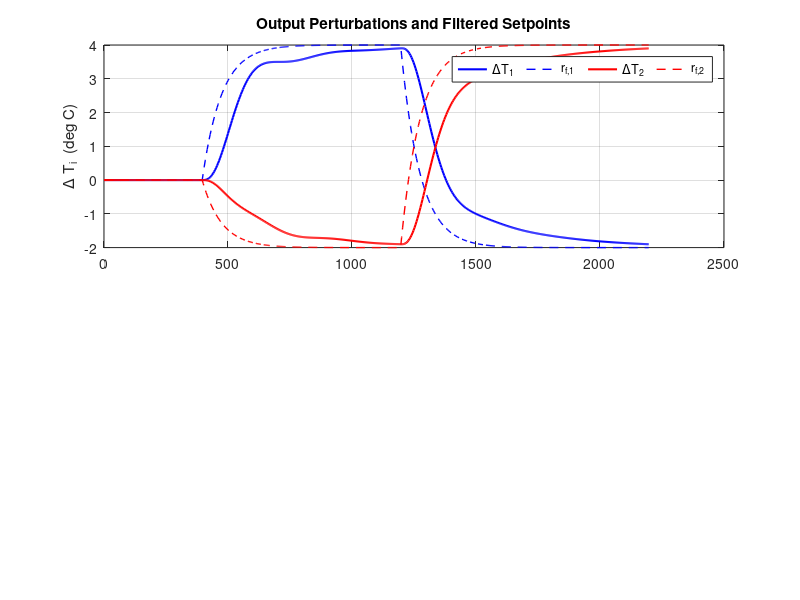

The MATLAB script that drew this image: (Note: this script raises an error after producing the figure.)
clear all
close all

global TCL

%% ── 0.  Load model and PI parameters ────────────────────────────────────
load TCL_MechModel_Parameters.mat

if ~isfield(TCL, 'PI')
    error('Run TCL_PI_Controller_Design.m first to populate TCL.PI.');
end

Ys = TCL.Ys;       % steady-state output (deg C), column vector
Us = TCL.Us;       % steady-state input  (%),     column vector
Ts = TCL.Samp_T;   % 4 s

fprintf('\n=== TCL Operating Point ===\n');
fprintf('  T1_ss = %.2f deg C      T2_ss = %.2f deg C\n', Ys(1), Ys(2));
fprintf('  H1_ss = %.2f %%          H2_ss = %.2f %%\n\n',  Us(1), Us(2));

[n_op, n_st] = size(TCL.C_mat);
[n_st, n_ip] = size(TCL.gama);

%% ── 1.  Experiment timing ────────────────────────────────────────────────
N        = 550;      % total samples  → 550 × 4 = 2200 s ≈ 36.7 min

k_warmup = 30;       % k = 1…30   heaters OFF (120 s)
k_settle = 100;      % k = 31…100 PI active, rk = 0 (280 s settle)
k_step1  = 101;      % k = 101…300 STEP 1 applied (800 s)
k_step2  = 301;      % k = 301…550 STEP 2 applied (1000 s)

fprintf('=== Experiment Timing ===\n');
fprintf('  Ts          = %g s\n',   Ts);
fprintf('  N           = %d samples\n', N);
fprintf('  Total time  = %.1f min\n', N*Ts/60);
fprintf('  Warm-up     : k = 1  … %d  (%d s)\n', k_warmup, k_warmup*Ts);
fprintf('  Settle at Ys: k = %d … %d  (%d s)\n', k_warmup+1, k_settle, (k_settle-k_warmup)*Ts);
fprintf('  Step 1      : k = %d … %d  (%d s)\n', k_step1,  k_step2-1, (k_step2-k_step1)*Ts);
fprintf('  Step 2      : k = %d … %d  (%d s)\n\n', k_step2, N, (N-k_step2+1)*Ts);

%% ── 2.  Chosen setpoint perturbations ───────────────────────────────────
%  STEP 1: T1 UP, T2 DOWN
delta_r_step1 = [ +4 ; -2 ];   % deg C perturbation from Ys

%  STEP 2: T1 DOWN (below Ys), T2 UP (above Ys)
delta_r_step2 = [ -2 ; +4 ];   % deg C perturbation from Ys

fprintf('=== Proposed Setpoint Changes ===\n');
fprintf('  Step 1: T1 -> %.1f deg C  (Ys1 %+.1f)    T2 -> %.1f deg C  (Ys2 %+.1f)\n', ...
    Ys(1)+delta_r_step1(1), delta_r_step1(1), ...
    Ys(2)+delta_r_step1(2), delta_r_step1(2));
fprintf('  Step 2: T1 -> %.1f deg C  (Ys1 %+.1f)    T2 -> %.1f deg C  (Ys2 %+.1f)\n\n', ...
    Ys(1)+delta_r_step2(1), delta_r_step2(1), ...
    Ys(2)+delta_r_step2(2), delta_r_step2(2));

%% ── 3.  PI parameters ────────────────────────────────────────────────────
q0_1 = TCL.PI.q0_1;   q1_1 = TCL.PI.q1_1;
q0_2 = TCL.PI.q0_2;   q1_2 = TCL.PI.q1_2;

u_H = [100; 100] - Us;
u_L = [  0;   0] - Us;

%% ── 4.  Filters (same as experiment script) ──────────────────────────────
beta_r = 0.95;
phy_r  = beta_r * eye(n_op);

alfa_e = 0.95;
phy_e  = alfa_e * eye(n_op);

%% ── 5.  Allocate arrays ──────────────────────────────────────────────────
xk   = zeros(n_st, N);
uk   = zeros(n_ip, N);
yk   = zeros(n_op, N);
rk_f = zeros(n_op, N);
ek   = zeros(n_op, N);
ek_f = zeros(n_op, N);

yk(:,1) = TCL.C_mat * xk(:,1);

%% ── 6.  Noise ────────────────────────────────────────────────────────────
Noise_ON = 0;
vk = mvnrnd(zeros(n_op,1), TCL.R, N)';
vk = Noise_ON * vk;

%% ── 7.  PI state ─────────────────────────────────────────────────────────
e_prev = zeros(n_ip,1);
u_prev = zeros(n_ip,1);

%% ── 8.  USE NONLINEAR PLANT ─────────────────────────────────────────────
%  Plant_Sim = 0  →  ode45 integration of TCL_Dynamics at every step
% 1 for linear
Plant_Sim = 1;

fprintf('Running closed-loop simulation with NONLINEAR plant ...\n');

%% ── 9.  Main simulation loop ─────────────────────────────────────────────
rk = zeros(n_op,1);

for k = 1:N-1

    kT(k) = k - 1;

    % ---- Setpoint schedule ----------------------------------------------
    if k < k_step1
        rk = zeros(n_op,1);          % Phase 1 & 2: stay at Ys
    elseif k < k_step2
        rk = delta_r_step1;           % Phase 3: Step 1
    else
        rk = delta_r_step2;           % Phase 4: Step 2
    end

    % ---- Setpoint filter ------------------------------------------------
    if k == 1
        rk_f(:,k) = (eye(n_op) - phy_r) * rk;
    else
        rk_f(:,k) = phy_r * rk_f(:,k-1) + (eye(n_op) - phy_r) * rk;
    end

    % ---- Raw error and innovation filter --------------------------------
    raw_ek   = rk_f(:,k) - yk(:,k);
    ek(:,k)  = raw_ek;
    if k == 1
        ek_f(:,k) = (eye(n_op) - phy_e) * raw_ek;
    else
        ek_f(:,k) = phy_e * ek_f(:,k-1) + (eye(n_op) - phy_e) * raw_ek;
    end
    e_filt = ek_f(:,k);

    % ---- Warm-up: heaters OFF -------------------------------------------
    if k <= k_warmup
        u1 = 0;   u2 = 0;
        e_prev = zeros(n_ip,1);
        u_prev = zeros(n_ip,1);
    else
        % ---- PI velocity law -------------------------------------------
        du1 = q0_1 * e_filt(1) + q1_1 * e_prev(1);
        du2 = q0_2 * e_filt(2) + q1_2 * e_prev(2);
        u1  = u_prev(1) + du1;
        u2  = u_prev(2) + du2;

        % ---- Anti-windup -----------------------------------------------
        u1 = min(max(u1, u_L(1)), u_H(1));
        u2 = min(max(u2, u_L(2)), u_H(2));

        e_prev = e_filt;
        u_prev = [u1; u2];
    end

    uk(:,k) = [u1; u2];

    % ---- Plant update: nonlinear ODE or linear -------------------------
    if Plant_Sim == 0
        % Nonlinear ODE  (TCL_Dynamics.m must be on path)
        TCL.Uk = TCL.Us + uk(:,k);
        [~, Xt] = ode45('TCL_Dynamics', [0 Ts], TCL.Xs + xk(:,k));
        xk(:,k+1) = Xt(end,:)' - TCL.Xs;
    else
        xk(:,k+1) = TCL.phy * xk(:,k) + TCL.gama * uk(:,k);
    end

    % ---- Output ---------------------------------------------------------
    if Noise_ON
        yk(:,k+1) = TCL.C_mat * xk(:,k+1) + vk(:,k+1);
    else
        yk(:,k+1) = TCL.C_mat * xk(:,k+1);
    end

end

% Pad final sample
uk(:,N)   = uk(:,N-1);
ek(:,N)   = ek(:,N-1);
ek_f(:,N) = ek_f(:,N-1);
rk_f(:,N) = rk_f(:,N-1);
kT(N)     = N-1;

%% ── 10.  Absolute arrays ─────────────────────────────────────────────────
Xk   = TCL.Xs + xk;
Uk   = TCL.Us + uk;
Yk   = yk  + TCL.C_mat * TCL.Xs - 273.17*ones(n_op,N);
Rk_f = rk_f + TCL.C_mat * TCL.Xs - 273.15*ones(n_op,N);

%% ── 11.  Steady-state heater check ──────────────────────────────────────
%  Read the last-20-sample average input during each settled phase
idx_s1_end = k_step2  - 1;
idx_s2_end = N;

Uk_ss_step1 = mean(Uk(:, idx_s1_end-19 : idx_s1_end), 2);
Uk_ss_step2 = mean(Uk(:, idx_s2_end-19 : idx_s2_end), 2);

fprintf('=== Simulated Steady-State Heater Values ===\n');
fprintf('  After Step 1:  H1 = %.1f %%    H2 = %.1f %%\n', Uk_ss_step1(1), Uk_ss_step1(2));
fprintf('  After Step 2:  H1 = %.1f %%    H2 = %.1f %%\n', Uk_ss_step2(1), Uk_ss_step2(2));
fprintf('  Feasibility check  [5%% < U < 80%%]:\n');
for step = 1:2
    if step == 1, Uss = Uk_ss_step1; else, Uss = Uk_ss_step2; end
    for i = 1:2
        if Uss(i) >= 5 && Uss(i) <= 80
            status = 'PASS';
        else
            status = '*** FAIL – adjust setpoint ***';
        end
        fprintf('    Step %d  H%d = %.1f %%  -> %s\n', step, i, Uss(i), status);
    end
end
fprintf('\n');

%% ── 12.  Time axis in seconds ────────────────────────────────────────────
t_sec = kT * Ts;     % seconds

%% ── 13.  Figure 1 – Output profiles (deviation and absolute) ────────────
figure('Name','Servo Sim – Controlled Outputs','NumberTitle','off')
subplot(211)
plot(t_sec, yk(1,:), 'b-', 'LineWidth',1.5), hold on
plot(t_sec, rk_f(1,:), 'b--', 'LineWidth',1)
plot(t_sec, yk(2,:), 'r-', 'LineWidth',1.5)
plot(t_sec, rk_f(2,:), 'r--', 'LineWidth',1)
grid on
ylabel('\Delta T_i  (deg C)')
title('Output Perturbations and Filtered Setpoints')
legend('\DeltaT_1', 'r_{f,1}', '\DeltaT_2', 'r_{f,2}', ...
       'Orientation','horizontal','Location','Best')
% Mark step transitions
xline(k_step1*Ts, 'k:', 'Step 1', 'LabelVerticalAlignment','bottom');
xline(k_step2*Ts, 'k:', 'Step 2', 'LabelVerticalAlignment','bottom');

subplot(212)
plot(t_sec, Yk(1,:), 'b-', 'LineWidth',1.5), hold on
plot(t_sec, Rk_f(1,:), 'b--', 'LineWidth',1)
plot(t_sec, Yk(2,:), 'r-', 'LineWidth',1.5)
plot(t_sec, Rk_f(2,:), 'r--', 'LineWidth',1)
grid on
xlabel('Time (s)')
ylabel('T_i  (deg C)')
title('Absolute Temperature Profiles')
legend('T_1', 'Ref_1', 'T_2', 'Ref_2', ...
       'Orientation','horizontal','Location','Best')
xline(k_step1*Ts, 'k:');
xline(k_step2*Ts, 'k:');

%% ── 14.  Figure 2 – Input profiles (deviation and absolute) ─────────────
figure('Name','Servo Sim – Heater Inputs','NumberTitle','off')
subplot(211)
stairs(t_sec, uk(1,:)', 'b-', 'LineWidth',1.5), hold on
stairs(t_sec, uk(2,:)', 'r-', 'LineWidth',1.5)
yline(u_L(1), 'k--', 'LineWidth',0.8)
yline(u_H(1), 'k--', 'LineWidth',0.8)
grid on
ylabel('u_i(k)  (deviation, %)')
title('Input Perturbations with Feasibility Bounds')
legend('u_1(k)', 'u_2(k)', 'Bounds', ...
       'Orientation','horizontal','Location','Best')
xline(k_step1*Ts, 'k:');
xline(k_step2*Ts, 'k:');

subplot(212)
stairs(t_sec, Uk(1,:)', 'b-', 'LineWidth',1.5), hold on
stairs(t_sec, Uk(2,:)', 'r-', 'LineWidth',1.5)
yline(5,  'k--', 'LineWidth',0.8)   % recommended lower safety margin
yline(80, 'k--', 'LineWidth',0.8)   % recommended upper safety margin
grid on
xlabel('Time (s)')
ylabel('U_i(k)  (%  heater power)')
title('Absolute Heater Inputs  [safety bounds 5–80%]')
legend('H_1(k)', 'H_2(k)', 'Safety bounds', ...
       'Orientation','horizontal','Location','Best')
xline(k_step1*Ts, 'k:');
xline(k_step2*Ts, 'k:');

%% ── 15.  Figure 3 – Filtered error (mismatch diagnostic) ────────────────
figure('Name','Servo Sim – Filtered Error','NumberTitle','off')
stairs(t_sec, ek_f(1,:)', 'b-', 'LineWidth',1.5), hold on
stairs(t_sec, ek_f(2,:)', 'r-', 'LineWidth',1.5), grid on
xlabel('Time (s)')
ylabel('e_{f,i}(k)  (deg C)')
title('Filtered Output Error  e_{f}(k)')
legend('e_{f,1}(k)', 'e_{f,2}(k)', ...
       'Orientation','horizontal','Location','Best')
xline(k_step1*Ts, 'k:');
xline(k_step2*Ts, 'k:');

%% ── 16.  Figure 4 – State profiles ──────────────────────────────────────
figure('Name','Servo Sim – State Profiles','NumberTitle','off')
plot(t_sec, Xk(1,:), 'b-', 'LineWidth',1.5), hold on
plot(t_sec, Xk(2,:), 'r-', 'LineWidth',1.5), grid on
xlabel('Time (s)')
ylabel('T_i  (deg C)')
title('Absolute State (Temperature) Profiles')
legend('T_1(k)', 'T_2(k)', 'Orientation','horizontal','Location','Best')
xline(k_step1*Ts, 'k:');
xline(k_step2*Ts, 'k:');

%% ── 17.  Print experiment summary table ─────────────────────────────────
fprintf('============================================================\n');
fprintf('  SERVO EXPERIMENT SUMMARY\n');
fprintf('============================================================\n');
fprintf('  Sampling period Ts     = %g s\n', Ts);
fprintf('  Total samples  N       = %d\n',   N);
fprintf('  Total duration         = %.1f min\n', N*Ts/60);
fprintf('------------------------------------------------------------\n');
fprintf('  Phase 1  Warm-up  (k = 1  – %d) :  Heaters OFF      (%d s)\n', ...
    k_warmup, k_warmup*Ts);
fprintf('  Phase 2  Settle   (k = %d – %d) :  PI on, rk = 0   (%d s)\n', ...
    k_warmup+1, k_settle, (k_settle-k_warmup)*Ts);
fprintf('  Phase 3  Step 1   (k = %d – %d) :  T1 %+.0f, T2 %+.0f deg C  (%d s)\n', ...
    k_step1, k_step2-1, delta_r_step1(1), delta_r_step1(2), (k_step2-k_step1)*Ts);
fprintf('  Phase 4  Step 2   (k = %d – %d) :  T1 %+.0f, T2 %+.0f deg C  (%d s)\n', ...
    k_step2, N, delta_r_step2(1), delta_r_step2(2), (N-k_step2+1)*Ts);
fprintf('------------------------------------------------------------\n');
fprintf('  Absolute setpoints (deg C):\n');
fprintf('    Step 1:  T1_ref = %.2f   T2_ref = %.2f\n', ...
    Ys(1)+delta_r_step1(1), Ys(2)+delta_r_step1(2));
fprintf('    Step 2:  T1_ref = %.2f   T2_ref = %.2f\n', ...
    Ys(1)+delta_r_step2(1), Ys(2)+delta_r_step2(2));
fprintf('------------------------------------------------------------\n');
fprintf('  Simulated steady-state heater values:\n');
fprintf('    Step 1:  H1 = %.1f %%   H2 = %.1f %%\n', Uk_ss_step1(1), Uk_ss_step1(2));
fprintf('    Step 2:  H1 = %.1f %%   H2 = %.1f %%\n', Uk_ss_step2(1), Uk_ss_step2(2));
fprintf('============================================================\n\n');

%% ── 18.  Save for reference during experiment ───────────────────────────
servo.Ys            = Ys;
servo.Us            = Us;
servo.Ts            = Ts;
servo.N             = N;
servo.k_warmup      = k_warmup;
servo.k_settle      = k_settle;
servo.k_step1       = k_step1;
servo.k_step2       = k_step2;
servo.delta_r_step1 = delta_r_step1;
servo.delta_r_step2 = delta_r_step2;
servo.Uk_ss_step1   = Uk_ss_step1;
servo.Uk_ss_step2   = Uk_ss_step2;

save TCL_PI_Servo_SimResults  servo Yk Uk Rk_f Xk ek_f t_sec
fprintf('Simulation results saved to TCL_PI_Servo_SimResults.mat\n');
